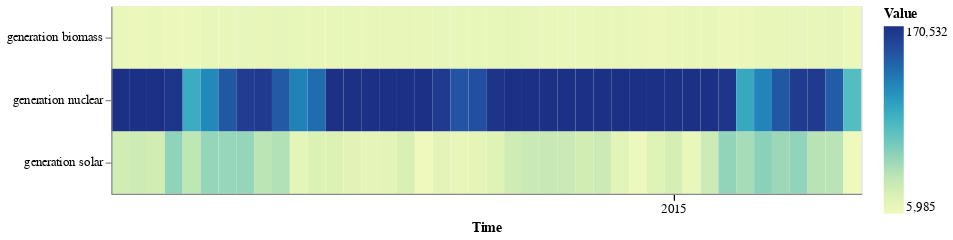

Write notebook code for a chart like this one.
### Markdown cell above
with multivariate Heatmap

### Code cell
on.Plot(ts_multi.head(1000))\
    .add(on.marks.heatmap)\
    .properties(width=600, height=150)\
    .show()

### Figure 1 — Vega specification as saved in the notebook (floating-point values rounded to 4 significant figures)
{"$schema": "https://vega.github.io/schema/vega/v5.json", "data": [{"name": "source_0", "values": [{"sum_value": 10200.0, "variable": "generation biomass", "yearmonthdate_time": "2015-01-01T00:00:00.000"}, {"sum_value": 9357.0, "variable": "generation biomass", "yearmonthdate_time": "2015-01-02T00:00:00.000"}, {"sum_value": 10480.0, "variable": "generation biomass", "yearmonthdate_time": "2015-01-03T00:00:00.000"}, {"sum_value": 9513.0, "variable": "generation biomass", "yearmonthdate_time": "2015-01-04T00:00:00.000"}, {"sum_value": 8880.0, "variable": "generation biomass", "yearmonthdate_time": "2015-01-05T00:00:00.000"}, {"sum_value": 12850.0, "variable": "generation biomass", "yearmonthdate_time": "2015-01-06T00:00:00.000"}, {"sum_value": 11930.0, "variable": "generation biomass", "yearmonthdate_time": "2015-01-07T00:00:00.000"}, {"sum_value": 12380.0, "variable": "generation biomass", "yearmonthdate_time": "2015-01-08T00:00:00.000"}, {"sum_value": 11640.0, "variable": "generation biomass", "yearmonthdate_time": "2015-01-09T00:00:00.000"}, {"sum_value": 13420.0, "variable": "generation biomass", "yearmonthdate_time": "2015-01-10T00:00:00.000"}, {"sum_value": 12710.0, "variable": "generation biomass", "yearmonthdate_time": "2015-01-11T00:00:00.000"}, {"sum_value": 11420.0, "variable": "generation biomass", "yearmonthdate_time": "2015-01-12T00:00:00.000"}, {"sum_value": 12600.0, "variable": "generation biomass", "yearmonthdate_time": "2015-01-13T00:00:00.000"}, {"sum_value": 12610.0, "variable": "generation biomass", "yearmonthdate_time": "2015-01-14T00:00:00.000"}, {"sum_value": 11670.0, "variable": "generation biomass", "yearmonthdate_time": "2015-01-15T00:00:00.000"}, {"sum_value": 11760.0, "variable": "generation biomass", "yearmonthdate_time": "2015-01-16T00:00:00.000"}, {"sum_value": 11840.0, "variable": "generation biomass", "yearmonthdate_time": "2015-01-17T00:00:00.000"}, {"sum_value": 11960.0, "variable": "generation biomass", "yearmonthdate_time": "2015-01-18T00:00:00.000"}, {"sum_value": 12300.0, "variable": "generation biomass", "yearmonthdate_time": "2015-01-19T00:00:00.000"}, {"sum_value": 12650.0, "variable": "generation biomass", "yearmonthdate_time": "2015-01-20T00:00:00.000"}, {"sum_value": 12860.0, "variable": "generation biomass", "yearmonthdate_time": "2015-01-21T00:00:00.000"}, {"sum_value": 12860.0, "variable": "generation biomass", "yearmonthdate_time": "2015-01-22T00:00:00.000"}, {"sum_value": 13150.0, "variable": "generation biomass", "yearmonthdate_time": "2015-01-23T00:00:00.000"}, {"sum_value": 12240.0, "variable": "generation biomass", "yearmonthdate_time": "2015-01-24T00:00:00.000"}, {"sum_value": 10660.0, "variable": "generation biomass", "yearmonthdate_time": "2015-01-25T00:00:00.000"}, {"sum_value": 11050.0, "variable": "generation biomass", "yearmonthdate_time": "2015-01-26T00:00:00.000"}, {"sum_value": 11060.0, "variable": "generation biomass", "yearmonthdate_time": "2015-01-27T00:00:00.000"}, {"sum_value": 11410.0, "variable": "generation biomass", "yearmonthdate_time": "2015-01-28T00:00:00.000"}, {"sum_value": 11590.0, "variable": "generation biomass", "yearmonthdate_time": "2015-01-29T00:00:00.000"}, {"sum_value": 10780.0, "variable": "generation biomass", "yearmonthdate_time": "2015-01-30T00:00:00.000"}, {"sum_value": 9318.0, "variable": "generation biomass", "yearmonthdate_time": "2015-01-31T00:00:00.000"}, {"sum_value": 10720.0, "variable": "generation biomass", "yearmonthdate_time": "2015-02-01T00:00:00.000"}, {"sum_value": 11620.0, "variable": "generation biomass", "yearmonthdate_time": "2015-02-02T00:00:00.000"}, {"sum_value": 11460.0, "variable": "generation biomass", "yearmonthdate_time": "2015-02-03T00:00:00.000"}, {"sum_value": 9110.0, "variable": "generation biomass", "yearmonthdate_time": "2015-02-04T00:00:00.000"}, {"sum_value": 9443.0, "variable": "generation biomass", "yearmonthdate_time": "2015-02-05T00:00:00.000"}, {"sum_value": 12630.0, "variable": "generation biomass", "yearmonthdate_time": "2015-02-06T00:00:00.000"}, {"sum_value": 11710.0, "variable": "generation biomass", "yearmonthdate_time": "2015-02-07T00:00:00.000"}, {"sum_value": 12230.0, "variable": "generation biomass", "yearmonthdate_time": "2015-02-08T00:00:00.000"}, {"sum_value": 11910.0, "variable": "generation biomass", "yearmonthdate_time": "2015-02-09T00:00:00.000"}, {"sum_value": 13460.0, "variable": "generation biomass", "yearmonthdate_time": "2015-02-10T00:00:00.000"}, {"sum_value": 9055.0, "variable": "generation biomass", "yearmonthdate_time": "2015-02-11T00:00:00.000"}, {"sum_value": 27450.0, "variable": "generation solar", "yearmonthdate_time": "2015-01-01T00:00:00.000"}, {"sum_value": 30060.0, "variable": "generation solar", "yearmonthdate_time": "2015-01-02T00:00:00.000"}, {"sum_value": 27500.0, "variable": "generation solar", "yearmonthdate_time": "2015-01-03T00:00:00.000"}, {"sum_value": 57660.0, "variable": "generation solar", "yearmonthdate_time": "2015-01-04T00:00:00.000"}, {"sum_value": 37860.0, "variable": "generation solar", "yearmonthdate_time": "2015-01-05T00:00:00.000"}, {"sum_value": 54970.0, "variable": "generation solar", "yearmonthdate_time": "2015-01-06T00:00:00.000"}, {"sum_value": 54420.0, "variable": "generation solar", "yearmonthdate_time": "2015-01-07T00:00:00.000"}, {"sum_value": 54840.0, "variable": "generation solar", "yearmonthdate_time": "2015-01-08T00:00:00.000"}, {"sum_value": 39410.0, "variable": "generation solar", "yearmonthdate_time": "2015-01-09T00:00:00.000"}, {"sum_value": 43440.0, "variable": "generation solar", "yearmonthdate_time": "2015-01-10T00:00:00.000"}, {"sum_value": 15120.0, "variable": "generation solar", "yearmonthdate_time": "2015-01-11T00:00:00.000"}, {"sum_value": 21290.0, "variable": "generation solar", "yearmonthdate_time": "2015-01-12T00:00:00.000"}, {"sum_value": 21260.0, "variable": "generation solar", "yearmonthdate_time": "2015-01-13T00:00:00.000"}, {"sum_value": 17570.0, "variable": "generation solar", "yearmonthdate_time": "2015-01-14T00:00:00.000"}, {"sum_value": 14020.0, "variable": "generation solar", "yearmonthdate_time": "2015-01-15T00:00:00.000"}, {"sum_value": 16270.0, "variable": "generation solar", "yearmonthdate_time": "2015-01-16T00:00:00.000"}, {"sum_value": 23880.0, "variable": "generation solar", "yearmonthdate_time": "2015-01-17T00:00:00.000"}, {"sum_value": 5985.0, "variable": "generation solar", "yearmonthdate_time": "2015-01-18T00:00:00.000"}, {"sum_value": 16900.0, "variable": "generation solar", "yearmonthdate_time": "2015-01-19T00:00:00.000"}, {"sum_value": 11300.0, "variable": "generation solar", "yearmonthdate_time": "2015-01-20T00:00:00.000"}, {"sum_value": 14550.0, "variable": "generation solar", "yearmonthdate_time": "2015-01-21T00:00:00.000"}, {"sum_value": 19000.0, "variable": "generation solar", "yearmonthdate_time": "2015-01-22T00:00:00.000"}, {"sum_value": 29100.0, "variable": "generation solar", "yearmonthdate_time": "2015-01-23T00:00:00.000"}, {"sum_value": 31990.0, "variable": "generation solar", "yearmonthdate_time": "2015-01-24T00:00:00.000"}, {"sum_value": 33760.0, "variable": "generation solar", "yearmonthdate_time": "2015-01-25T00:00:00.000"}, {"sum_value": 32520.0, "variable": "generation solar", "yearmonthdate_time": "2015-01-26T00:00:00.000"}, {"sum_value": 27960.0, "variable": "generation solar", "yearmonthdate_time": "2015-01-27T00:00:00.000"}, {"sum_value": 30520.0, "variable": "generation solar", "yearmonthdate_time": "2015-01-28T00:00:00.000"}, {"sum_value": 15860.0, "variable": "generation solar", "yearmonthdate_time": "2015-01-29T00:00:00.000"}, {"sum_value": 8506.0, "variable": "generation solar", "yearmonthdate_time": "2015-01-30T00:00:00.000"}, {"sum_value": 17940.0, "variable": "generation solar", "yearmonthdate_time": "2015-01-31T00:00:00.000"}, {"sum_value": 26090.0, "variable": "generation solar", "yearmonthdate_time": "2015-02-01T00:00:00.000"}, {"sum_value": 10530.0, "variable": "generation solar", "yearmonthdate_time": "2015-02-02T00:00:00.000"}, {"sum_value": 30350.0, "variable": "generation solar", "yearmonthdate_time": "2015-02-03T00:00:00.000"}, {"sum_value": 55950.0, "variable": "generation solar", "yearmonthdate_time": "2015-02-04T00:00:00.000"}, {"sum_value": 48280.0, "variable": "generation solar", "yearmonthdate_time": "2015-02-05T00:00:00.000"}, {"sum_value": 59170.0, "variable": "generation solar", "yearmonthdate_time": "2015-02-06T00:00:00.000"}, {"sum_value": 52160.0, "variable": "generation solar", "yearmonthdate_time": "2015-02-07T00:00:00.000"}, {"sum_value": 56230.0, "variable": "generation solar", "yearmonthdate_time": "2015-02-08T00:00:00.000"}, {"sum_value": 40830.0, "variable": "generation solar", "yearmonthdate_time": "2015-02-09T00:00:00.000"}, {"sum_value": 40080.0, "variable": "generation solar", "yearmonthdate_time": "2015-02-10T00:00:00.000"}, {"sum_value": 6011.0, "variable": "generation solar", "yearmonthdate_time": "2015-02-11T00:00:00.000"}, {"sum_value": 170300.0, "variable": "generation nuclear", "yearmonthdate_time": "2015-01-01T00:00:00.000"}, {"sum_value": 170500.0, "variable": "generation nuclear", "yearmonthdate_time": "2015-01-02T00:00:00.000"}, {"sum_value": 170300.0, "variable": "generation nuclear", "yearmonthdate_time": "2015-01-03T00:00:00.000"}, {"sum_value": 167000.0, "variable": "generation nuclear", "yearmonthdate_time": "2015-01-04T00:00:00.000"}, {"sum_value": 94290.0, "variable": "generation nuclear", "yearmonthdate_time": "2015-01-05T00:00:00.000"}, {"sum_value": 117500.0, "variable": "generation nuclear", "yearmonthdate_time": "2015-01-06T00:00:00.000"}, {"sum_value": 144400.0, "variable": "generation nuclear", "yearmonthdate_time": "2015-01-07T00:00:00.000"}, {"sum_value": 161900.0, "variable": "generation nuclear", "yearmonthdate_time": "2015-01-08T00:00:00.000"}, {"sum_value": 163800.0, "variable": "generation nuclear", "yearmonthdate_time": "2015-01-09T00:00:00.000"}, {"sum_value": 143100.0, "variable": "generation nuclear", "yearmonthdate_time": "2015-01-10T00:00:00.000"}, {"sum_value": 121300.0, "variable": "generation nuclear", "yearmonthdate_time": "2015-01-11T00:00:00.000"}, {"sum_value": 132700.0, "variable": "generation nuclear", "yearmonthdate_time": "2015-01-12T00:00:00.000"}, {"sum_value": 170400.0, "variable": "generation nuclear", "yearmonthdate_time": "2015-01-13T00:00:00.000"}, {"sum_value": 170400.0, "variable": "generation nuclear", "yearmonthdate_time": "2015-01-14T00:00:00.000"}, {"sum_value": 170300.0, "variable": "generation nuclear", "yearmonthdate_time": "2015-01-15T00:00:00.000"}, {"sum_value": 170400.0, "variable": "generation nuclear", "yearmonthdate_time": "2015-01-16T00:00:00.000"}, {"sum_value": 170500.0, "variable": "generation nuclear", "yearmonthdate_time": "2015-01-17T00:00:00.000"}, {"sum_value": 170500.0, "variable": "generation nuclear", "yearmonthdate_time": "2015-01-18T00:00:00.000"}, {"sum_value": 163400.0, "variable": "generation nuclear", "yearmonthdate_time": "2015-01-19T00:00:00.000"}, {"sum_value": 146300.0, "variable": "generation nuclear", "yearmonthdate_time": "2015-01-20T00:00:00.000"}, {"sum_value": 149200.0, "variable": "generation nuclear", "yearmonthdate_time": "2015-01-21T00:00:00.000"}, {"sum_value": 168000.0, "variable": "generation nuclear", "yearmonthdate_time": "2015-01-22T00:00:00.000"}, {"sum_value": 170400.0, "variable": "generation nuclear", "yearmonthdate_time": "2015-01-23T00:00:00.000"}, {"sum_value": 170300.0, "variable": "generation nuclear", "yearmonthdate_time": "2015-01-24T00:00:00.000"}, {"sum_value": 170300.0, "variable": "generation nuclear", "yearmonthdate_time": "2015-01-25T00:00:00.000"}, {"sum_value": 170400.0, "variable": "generation nuclear", "yearmonthdate_time": "2015-01-26T00:00:00.000"}, {"sum_value": 170500.0, "variable": "generation nuclear", "yearmonthdate_time": "2015-01-27T00:00:00.000"}, {"sum_value": 170300.0, "variable": "generation nuclear", "yearmonthdate_time": "2015-01-28T00:00:00.000"}, {"sum_value": 170300.0, "variable": "generation nuclear", "yearmonthdate_time": "2015-01-29T00:00:00.000"}, {"sum_value": 170300.0, "variable": "generation nuclear", "yearmonthdate_time": "2015-01-30T00:00:00.000"}, {"sum_value": 170400.0, "variable": "generation nuclear", "yearmonthdate_time": "2015-01-31T00:00:00.000"}, {"sum_value": 170300.0, "variable": "generation nuclear", "yearmonthdate_time": "2015-02-01T00:00:00.000"}, {"sum_value": 170500.0, "variable": "generation nuclear", "yearmonthdate_time": "2015-02-02T00:00:00.000"}, {"sum_value": 170300.0, "variable": "generation nuclear", "yearmonthdate_time": "2015-02-03T00:00:00.000"}, {"sum_value": 166800.0, "variable": "generation nuclear", "yearmonthdate_time": "2015-02-04T00:00:00.000"}, {"sum_value": 96890.0, "variable": "generation nuclear", "yearmonthdate_time": "2015-02-05T00:00:00.000"}, {"sum_value": 120200.0, "variable": "generation nuclear", "yearmonthdate_time": "2015-02-06T00:00:00.000"}, {"sum_value": 144800.0, "variable": "generation nuclear", "yearmonthdate_time": "2015-02-07T00:00:00.000"}, {"sum_value": 162000.0, "variable": "generation nuclear", "yearmonthdate_time": "2015-02-08T00:00:00.000"}, {"sum_value": 163700.0, "variable": "generation nuclear", "yearmonthdate_time": "2015-02-09T00:00:00.000"}, {"sum_value": 141900.0, "variable": "generation nuclear", "yearmonthdate_time": "2015-02-10T00:00:00.000"}, {"sum_value": 80740.0, "variable": "generation nuclear", "yearmonthdate_time": "2015-02-11T00:00:00.000"}], "transform": [{"type": "formula", "expr": "toDate(datum['yearmonthdate_time'])", "as": "yearmonthdate_time"}]}, {"name": "source_0_x_domain_yearmonthdate_time", "values": [{"yearmonthdate_time": "2015-01-01T00:00:00.000"}, {"yearmonthdate_time": "2015-01-02T00:00:00.000"}, {"yearmonthdate_time": "2015-01-03T00:00:00.000"}, {"yearmonthdate_time": "2015-01-04T00:00:00.000"}, {"yearmonthdate_time": "2015-01-05T00:00:00.000"}, {"yearmonthdate_time": "2015-01-06T00:00:00.000"}, {"yearmonthdate_time": "2015-01-07T00:00:00.000"}, {"yearmonthdate_time": "2015-01-08T00:00:00.000"}, {"yearmonthdate_time": "2015-01-09T00:00:00.000"}, {"yearmonthdate_time": "2015-01-10T00:00:00.000"}, {"yearmonthdate_time": "2015-01-11T00:00:00.000"}, {"yearmonthdate_time": "2015-01-12T00:00:00.000"}, {"yearmonthdate_time": "2015-01-13T00:00:00.000"}, {"yearmonthdate_time": "2015-01-14T00:00:00.000"}, {"yearmonthdate_time": "2015-01-15T00:00:00.000"}, {"yearmonthdate_time": "2015-01-16T00:00:00.000"}, {"yearmonthdate_time": "2015-01-17T00:00:00.000"}, {"yearmonthdate_time": "2015-01-18T00:00:00.000"}, {"yearmonthdate_time": "2015-01-19T00:00:00.000"}, {"yearmonthdate_time": "2015-01-20T00:00:00.000"}, {"yearmonthdate_time": "2015-01-21T00:00:00.000"}, {"yearmonthdate_time": "2015-01-22T00:00:00.000"}, {"yearmonthdate_time": "2015-01-23T00:00:00.000"}, {"yearmonthdate_time": "2015-01-24T00:00:00.000"}, {"yearmonthdate_time": "2015-01-25T00:00:00.000"}, {"yearmonthdate_time": "2015-01-26T00:00:00.000"}, {"yearmonthdate_time": "2015-01-27T00:00:00.000"}, {"yearmonthdate_time": "2015-01-28T00:00:00.000"}, {"yearmonthdate_time": "2015-01-29T00:00:00.000"}, {"yearmonthdate_time": "2015-01-30T00:00:00.000"}, {"yearmonthdate_time": "2015-01-31T00:00:00.000"}, {"yearmonthdate_time": "2015-02-01T00:00:00.000"}, {"yearmonthdate_time": "2015-02-02T00:00:00.000"}, {"yearmonthdate_time": "2015-02-03T00:00:00.000"}, {"yearmonthdate_time": "2015-02-04T00:00:00.000"}, {"yearmonthdate_time": "2015-02-05T00:00:00.000"}, {"yearmonthdate_time": "2015-02-06T00:00:00.000"}, {"yearmonthdate_time": "2015-02-07T00:00:00.000"}, {"yearmonthdate_time": "2015-02-08T00:00:00.000"}, {"yearmonthdate_time": "2015-02-09T00:00:00.000"}, {"yearmonthdate_time": "2015-02-10T00:00:00.000"}, {"yearmonthdate_time": "2015-02-11T00:00:00.000"}], "transform": [{"type": "formula", "expr": "toDate(datum['yearmonthdate_time'])", "as": "yearmonthdate_time"}]}, {"name": "source_0_y_domain_variable", "values": [{"variable": "generation biomass"}, {"variable": "generation solar"}, {"variable": "generation nuclear"}]}, {"name": "source_0_color_domain_sum_value", "values": [{"min": 5985.0, "max": 170500.0}]}], "marks": [{"type": "rect", "name": "layer_0_marks", "from": {"data": "source_0"}, "encode": {"update": {"height": {"signal": "max(0.25, bandwidth('y'))"}, "x": {"field": "yearmonthdate_time", "scale": "x"}, "width": {"signal": "max(0.25, bandwidth('x'))"}, "y": {"field": "variable", "scale": "y"}, "fill": {"field": "sum_value", "scale": "color"}}}, "style": ["rect"]}], "scales": [{"name": "x", "type": "band", "domain": {"data": "source_0_x_domain_yearmonthdate_time", "field": "yearmonthdate_time", "sort": true}, "range": [0, {"signal": "width"}], "paddingOuter": 0, "paddingInner": 0}, {"name": "y", "type": "band", "domain": {"data": "source_0_y_domain_variable", "field": "variable", "sort": true}, "range": [0, {"signal": "height"}], "paddingInner": 0, "paddingOuter": 0}, {"name": "color", "type": "linear", "domain": [{"signal": "(data(\"source_0_color_domain_sum_value\")[0] || {}).min"}, {"signal": "(data(\"source_0_color_domain_sum_value\")[0] || {}).max"}], "range": "heatmap", "interpolate": "hcl", "zero": false}], "axes": [{"scale": "x", "formatType": "time", "orient": "bottom", "grid": false, "zindex": 1, "labelAngle": 0, "format": "%Y", "tickMinStep": {"signal": "datetime(2001, 0, 2, 0, 0, 0, 0) - datetime(2001, 0, 1, 0, 0, 0, 0)"}, "title": "Time", "encode": {"labels": {"update": {"fill": [{"test": "month(datum.value) == 1 && date(datum.value) == 1", "value": "black"}, {"value": null}]}}, "ticks": {"update": {"stroke": [{"test": "month(datum.value) == 1 && date(datum.value) == 1", "value": "black"}, {"value": null}]}}}, "labelBaseline": "top", "labelOverlap": false}, {"scale": "y", "grid": false, "zindex": 1, "orient": "left"}], "width": 600, "height": 150, "style": "cell", "background": "white", "legends": [{"title": "Value", "fill": "color", "gradientLength": {"signal": "clamp(height, 64, 200)"}}], "padding": 5}
